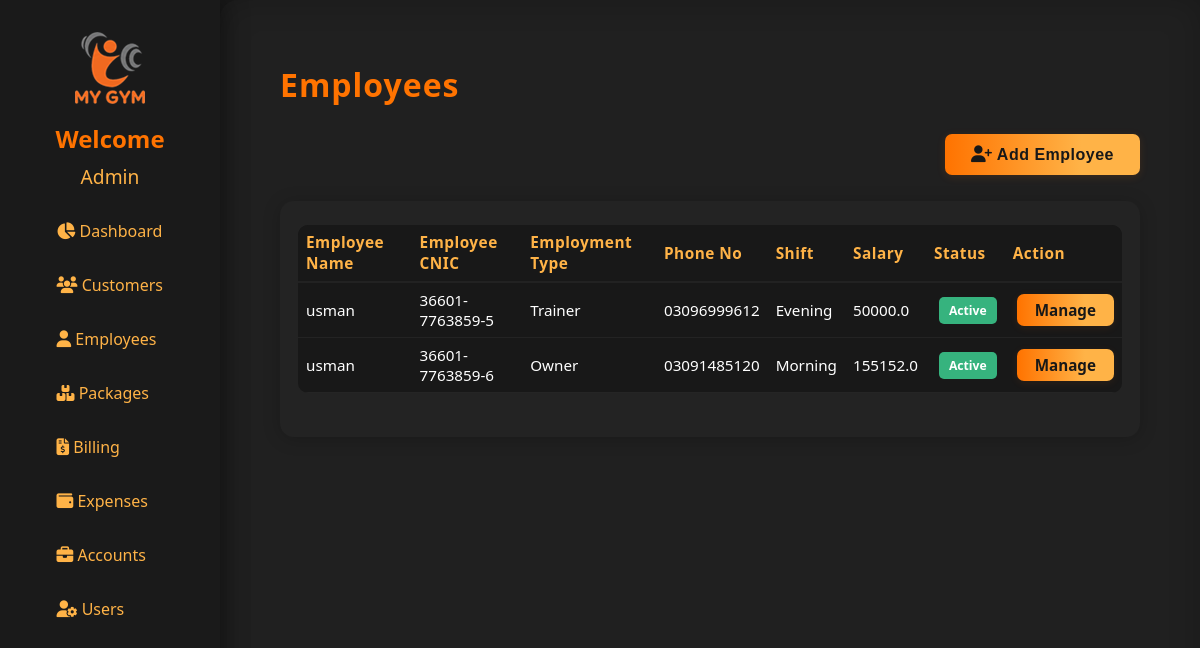
Before: /employees (signed in) with the older database file.
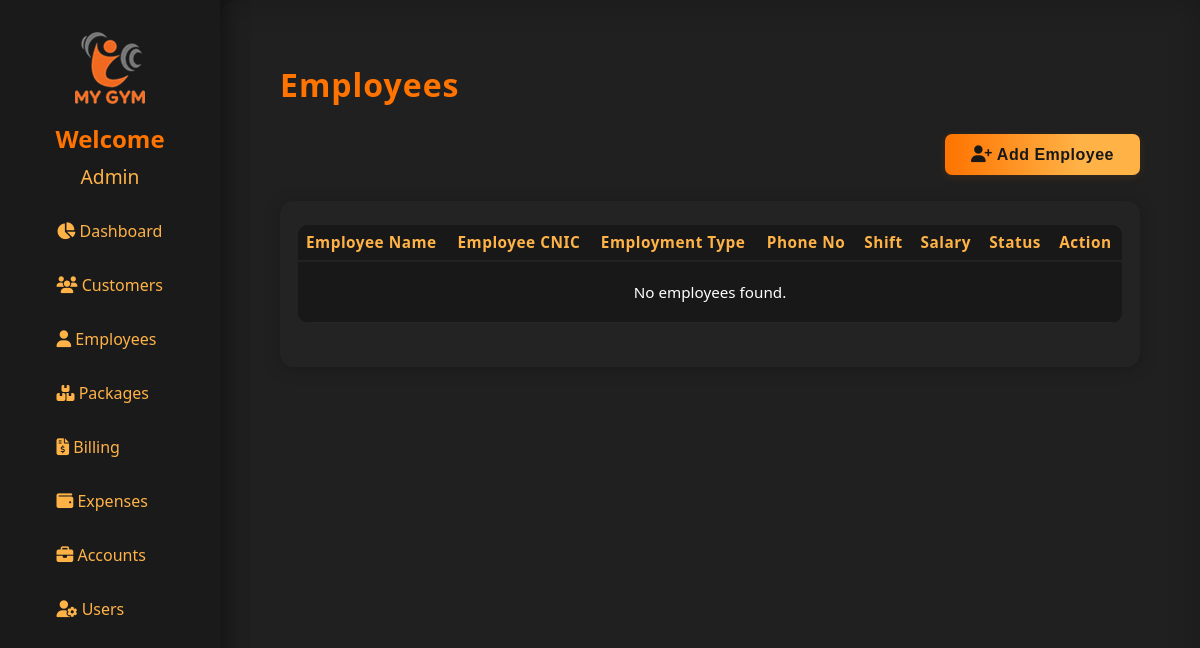
After: the same page with the newer database file.
### models.py (models this page shows, shortened)
class User(UserMixin, db.Model):
    id = db.Column(db.Integer, primary_key=True)
    username = db.Column(db.String(80), unique=True, nullable=False)
    password_hash = db.Column(db.String(128))
    thumb_id = db.Column(db.String(100))
    role_id = db.Column(db.String(100))
    created_at = db.Column(db.DateTime, default=datetime.utcnow)
    updated_at = db.Column(db.DateTime, default=datetime.utcnow, onupdate=datetime.utcnow)

class Employee(db.Model):
    id = db.Column(db.Integer, primary_key=True)
    name = db.Column(db.String(100), nullable=False)
    status = db.Column(db.String(50), nullable=False)
    employment_type = db.Column(db.String(50), nullable=False)
    timing = db.Column(db.String(50), nullable=True)
    shift = db.Column(db.String(50), nullable=True)
    salary = db.Column(db.Integer, nullable=True)
    phone_number = db.Column(db.String(20), nullable=True)
    cnic = db.Column(db.String(20), nullable=True)
    thumb_id = db.Column(db.String(100))  # For attendance
    salaries = db.relationship('SalaryHistory', backref='employee', primaryjoin="Employee.id == foreign(SalaryHistory.employee_id)", cascade="all, delete-orphan")
    created_at = db.Column(db.DateTime, default=datetime.utcnow)
    updated_at = db.Column(db.DateTime, default=datetime.utcnow, onupdate=datetime.utcnow)

### app.py (the view)
@app.route('/employees')
@login_required
def employees():
    if str(current_user.role_id) != '1':
        abort(403)
    all_employees = Employee.query.all()
    form = EmployeeForm()  # create the form instance
    return render_template('employees.html', employees=all_employees, form=form)

### app.py (called while the page is built)
@login_manager.user_loader
def load_user(user_id):
    return db.session.get(User, int(user_id))

### templates/employees.html (shortened to what this page needs)
{% extends "base.html" %}
{% block content %}
<h1 style="color:#ff7300; letter-spacing:1px; margin-bottom: 28px;">Employees</h1>
<div class="customers-header" style="display: flex; justify-content: flex-end;">
    <button class="leet-btn" style="width:auto; padding:12px 26px; font-size:1em;" onclick="openAddEmployeeModal()">
        <i class="fa fa-user-plus"></i> Add Employee
    </button>
</div>
<div class="customers-table-wrap">
    <table class="customers-table">
        <thead>
            <tr>
                <th>Employee Name</th>
                <th>Employee CNIC</th>
                <th>Employment Type</th>
                <th>Phone No</th>
                <th>Shift</th>
                <th>Salary</th>
                <th>Status</th>
                <th>Action</th>
            </tr>
        </thead>
        <tbody class="customers-table-body">
            {% for e in employees %}
            <tr>
                <td>
                    {% if e.name and e.name|length > 20 %}
                        <span title="{{ e.name }}">{{ e.name[:20] }}&hellip;</span>
                    {% else %}
                        {{ e.name }}
                    {% endif %}
                </td>
                <td>{{ e.cnic }}</td>
                <td>{{ e.employment_type }}</td>
                <td>{{ e.phone_number }}</td>
                <td>{{ e.shift }}</td>
                <td>{{ e.salary or 'No data' }}</td>
                <td>
                    {% if e.status and e.status|lower == 'active' %}
                        <span class="status-badge status-active">{{ e.status }}</span>
                    {% elif e.status and e.status|lower == 'inactive' %}
                        <span class="status-badge status-inactive">{{ e.status }}</span>
                    {% else %}
                        <span class="status-badge status-unpaid">{{ e.status or 'Inactive' }}</span>
                    {% endif %}
                </td>
                <td>
                    <a href="{{ url_for('manage_employee', employee_id=e.id) }}" class="manage-btn">Manage</a>
                </td>
            </tr>
            {% else %}
            <tr>
                <td colspan="8" style="text-align:center; padding:20px;">No employees found.</td>
            </tr>
            {% endfor %}
        </tbody>
    </table>
</div>
{% endblock %}

### templates/base.html (shortened to what this page needs)
<!DOCTYPE html>
<html lang="en">
<head>
    <link rel="stylesheet" href="{{ url_for('static', filename='style.css') }}">
    <link rel="stylesheet" href="https://cdnjs.cloudflare.com/ajax/libs/font-awesome/6.4.2/css/all.min.css">
</head>
<body>
    {% if not hide_sidebar %}
    <div class="sidebar">
        <img src="{{ url_for('static', filename='logo.png') }}" class="logo-center"/>
        <div class="sidebar-user">
            {% if current_user.is_authenticated %}
                <div style="font-size: 1.5em; color: #ff7300; font-weight: 600;">Welcome</div>
                {% if current_user.username|length > 12 %}
                    <div style="font-size: 1.2em;color: #ffb347;margin-top: 8px;word-break: break-word;text-align: center;"
                        title="{{ current_user.username|capitalize }}">
                        {{ current_user.username[:12]|capitalize }}&hellip;
                    </div>
                {% else %}
                    <div style="font-size: 1.2em;color: #ffb347;margin-top: 8px;word-break: break-word;text-align: center;">
                        {{ current_user.username|capitalize }}
                    </div>
                {% endif %}
            {% else %}
                <div style="font-size: 1.5em; color: #ff7300; font-weight: 600;">Welcome to My Gym</div>
            {% endif %}
        </div>
        <div class="sidebar-nav-scroll scroll-hidden" style="height: 450px;">
            <ul>
                <li><a href="/"><i class="fa fa-chart-pie"></i> Dashboard</a></li>
                <li><a href="/customers"><i class="fa fa-users"></i> Customers</a></li>
                {% if current_user.role_id == '1' %}
                    <li>
                        <a href="{{ url_for('employees') }}">
                            <i class="fa fa-user"></i> Employees
                        </a>
                    </li>
                {% endif %}
                <li>
                    <a href="{{ url_for('packages') }}">
                        <i class="fa-solid fa-boxes-stacked"></i> Packages
                    </a>
                </li>
                <li><a href="/billing"><i class="fa fa-file-invoice-dollar"></i> Billing</a></li>
                <li><a href="/expenses"><i class="fa fa-wallet"></i> Expenses</a></li>
                {% if current_user.role_id == '1' %}
                <li><a href="/accounts"><i class="fa fa-briefcase"></i> Accounts</a></li>
                {% endif %}
                {% if current_user.role_id == '1' %}
                <li><a href="/users"><i class="fa fa-user-cog"></i> Users</a></li>
                {% endif %}
                <li><a href="/attendance"> Attendance</a></li>
            </ul>
        </div>
    </div>
    {% endif %}
    <div class="main-content{% if hide_sidebar %} no-sidebar{% endif %}">
        {% block content %}{% endblock %}
    </div>
</body>
</html>

### static/style.css (style rules this page uses)
body { margin: 0; font-family: 'Segoe UI', Arial, sans-serif; background: #181818; color: #fff; }
.leet-btn { background: linear-gradient(90deg, #ff7300, #ffb347 70%); color: #181818; border: none; font-size: 1.01em; font-weight: 600; padding: 14px 0; width: 100%; margin-top: 0px; border-radius: 7px; cursor: pointer; box-shadow: 0 2px 8px rgba(255,115,0,0.13); letter-spacing: 0.5px; transition: background 0.15s, color 0.15s; }
.sidebar { position: fixed; left: 0; top: 0; width: 220px; height: 100%; background: #1a1a1a; padding: 32px 0 0 0; box-shadow: 2px 0 24px #0006; display: flex; flex-direction: column; align-items: center; z-index: 100; }
.logo-center { display: block; margin: 0 auto 18px auto; max-width: 90px; }
.sidebar ul { list-style: none; padding: 0; width: 100%; }
.sidebar ul li { margin: 0; width: 100%; }
.scroll-hidden { overflow-y: auto; scrollbar-width: none; -ms-overflow-style: none; }
.sidebar ul li a { display: block; color: #ffb347; padding: 14px 36px; font-size: 1em; text-decoration: none; border-radius: 0 20px 20px 0; transition: background 0.18s, color 0.18s; margin-bottom: 4px; }
.main-content { margin-left: 220px; padding: 42px 5vw 32px 5vw; min-height: 100vh; background: #202020; box-shadow: 0 0 32px #0003 inset; border-radius: 18px 0 0 0; }
body, .main-content, .login-container { animation: fadein 0.7s; }
.customers-header { display: flex; justify-content: flex-end; align-items: center; margin-bottom: 18px; }
.customers-table-wrap { background: #232323; padding: 24px 18px; border-radius: 14px; box-shadow: 0 2px 18px #0003; overflow-x: auto; }
.customers-table { width: 100%; border-collapse: collapse; color: #fff; background: transparent; font-size: 0.97em; }
.customers-table-body { width: 100%; border-collapse: collapse; color: #fff; background: transparent; font-size: 0.99em; }
.customers-table th, .customers-table td { padding-top: 12px; padding-bottom: 12px; }
.customers-table { width: 100%; border-collapse: collapse; background: #181818; margin-bottom: 20px; border-radius: 10px; overflow: hidden; }
.customers-table th, .customers-table td { padding: 14px 10px; text-align: center; border-bottom: 1px solid #232323; font-size: 1em; }
.customers-table th { background: #232323; color: #ffb347; font-weight: 600; letter-spacing: 0.5px; border-bottom: 2px solid #ff7300; }
.customers-table tbody tr:last-child td { border-bottom: none; }
.customers-table th, .customers-table td { padding: 14px 18px; text-align: left; }
.customers-table th { background: #181818; color: #ffb347; font-weight: 600; letter-spacing: 0.5px; border-bottom: 2px solid #222; }
.customers-table tr { border-bottom: 1.5px solid #252525; transition: background 0.15s; }
.leet-btn { background: linear-gradient(90deg, #ff7300, #ffb347 70%); color: #181818; border: none; font-size: 1.1em; font-weight: 600; padding: 13px 0; width: 100%; border-radius: 7px; cursor: pointer; margin-top: 0px; box-shadow: 0 2px 8px rgba(255,115,0,0.13); letter-spacing: 0.5px; transition: background 0.15s, color 0.15s; }
.fa { font-size: 1.05em; }
.customers-table th, .customers-table td { padding: 7px 8px; font-size: 0.99em; vertical-align: middle; }
.customers-header { display: flex; justify-content: space-between; align-items: center; margin-bottom: 26px; gap: 18px; }
.leet-btn { height: 41px; font-size: 1.08em; }

Changed rows visible on the page:
removed Employee: name "usman", cnic "36601-7763859-5", employment_type "Trainer", phone_number "03096999612", shift "Evening", salary "50000.0", status "Active"
removed Employee: name "usman", cnic "36601-7763859-6", employment_type "Owner", phone_number "03091485120", shift "Morning", salary "155152.0", status "Active"
Other visible differences:
text now shown: "No employees found."
